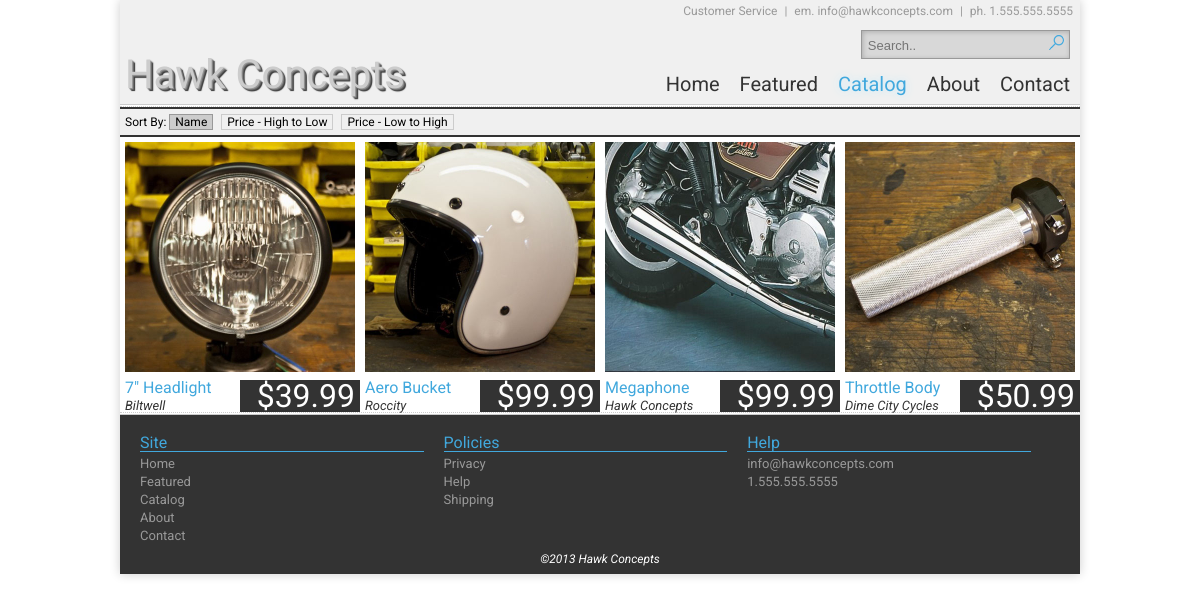
/master.php, run on the app's committed database.
### tables this page shows
CREATE TABLE IF NOT EXISTS `items` (
  `CO_ID` int(11) NOT NULL,
  `CAT_ID` int(11) NOT NULL,
  `ITEM_NUM` int(11) NOT NULL auto_increment,
  PRIMARY KEY  (`ITEM_NUM`),
  KEY `fk_CAT` (`CAT_ID`),
  KEY `ITEM_NUM` (`CO_ID`,`CAT_ID`)
);

CREATE TABLE IF NOT EXISTS `item` (
  `ITEM_NUM` int(11) NOT NULL,
  `item_name` varchar(255) NOT NULL,
  `item_description` varchar(255) NOT NULL,
  `item_price` varchar(255) NOT NULL,
  `item_image` varchar(255) NOT NULL,
  `item_stock` varchar(255) NOT NULL,
  KEY `fk_ITEMS` (`ITEM_NUM`)
);

CREATE TABLE IF NOT EXISTS `companies` (
  `CO_ID` int(11) NOT NULL auto_increment,
  `company` varchar(255) NOT NULL,
  PRIMARY KEY  (`CO_ID`)
);

### master.php (the view, shortened to what this page needs)
<?php
require_once('dbconnection.php');
mysqli_select_db($conn, $dbname);
$sort = $_GET['sortID'];
switch ($sort) {
	default:
	$sort = "item.item_name";
	break;
}
$query_Products = "
SELECT items.ITEM_NUM, item.item_name, item.item_price, item.item_image, companies.company
FROM items
RIGHT JOIN item
ON items.ITEM_NUM=item.ITEM_NUM
LEFT JOIN companies
on items.CO_ID=companies.CO_ID
ORDER BY ". $sort ."
";
$Products = mysqli_query($conn, $query_Products) or die(mysqli_error());
$row_Products = mysqli_fetch_assoc($Products);
?>
<?php $thisPage="catalog"; $page_title="Products"; ?>
<?php include 'includes/header.php'; ?>
<div id="page-content">
<div id="sort">
Sort By:
<div id="sort-by">
<div <?php if ($_GET['sortID'] == "") { echo "class='selected'"; } ?> sort-value="">Name</div>
<div <?php if ($_GET['sortID'] == "1") { echo "class='selected'"; } ?> sort-value="1">Price - High to Low</div>
<div <?php if ($_GET['sortID'] == "2") { echo "class='selected'"; } ?> sort-value="2">Price - Low to High</div>
</div>
</div>
 <?php do { ?>
  <a class="product-cell" href="details.php?recordID=<?php echo $row_Products['ITEM_NUM']; ?>">
   <img src="products/<?php echo $row_Products['item_image']; ?>" />
   <div class="product-info">
     <span class="product-title"><?php echo $row_Products['item_name']; ?></span>
     <span class="product-co"><?php echo $row_Products['company']; ?></span>
   </div>
   <span class="product-price">$<?php echo $row_Products['item_price']; ?></span>
  </a>
  <?php } while ($row_Products = mysqli_fetch_assoc($Products)); ?>
</div>
<?php include 'includes/footer.php'; ?>

### includes/header.php (shortened to what this page needs)
<!doctype html>
<html>
<head>
<link rel="stylesheet" type="text/css" href="reset.css">
<link rel="stylesheet" type="text/css" href="site.css">
</head>
<body>
<div id="page-wrapper">
  <header>
    <div id="header">
      <div id="logo">Hawk Concepts</div>
      <nav>
        <ul id="help-info">
        <li>Customer Service</li>
        <li>|</li>
        <li>em. info@hawkconcepts.com</li>
        <li>|</li>
        <li>ph. 1.555.555.5555</li>
        </ul>
        <form id="searchform" name="searchform" method="post" action="search.php">
<label><input type="text" name="search" id="search" placeholder="Search.." required/> </label>
<input type="submit" name="submit" id="submit" value="" /> </form>
        <ul id="header-navigation">
          <li><a href="index.php" <?php if ($thisPage=="home") echo " class=\"current\""; ?>>Home</a></li>
          <li><a href="featured.php" <?php if ($thisPage=="featured") echo " class=\"current\""; ?>>Featured</a></li>
          <li><a href="master.php" <?php if ($thisPage=="catalog") echo " class=\"current\""; ?>>Catalog</a></li>
          <li><a href="about.php" <?php if ($thisPage=="about") echo " class=\"current\""; ?>>About</a></li>
          <li><a href="contact.php" <?php if ($thisPage=="contact") echo " class=\"current\""; ?>>Contact</a></li>
        </ul>
      </nav>
    </div>
  </header>

### includes/footer.php (shortened to what this page needs)
<footer>
    <div id="footer">
      <section>
        <h3>Site</h3>
        <ul class="footer-navigation">
          <li><a href="index.php">Home</a></li>
          <li><a href="featured.php">Featured</a></li>
          <li><a href="master.php">Catalog</a></li>
          <li><a href="about.php">About</a></li>
          <li><a href="contact.php">Contact</a></li>
        </ul>
      </section>
      <section>
        <h3>Policies</h3>
        <ul class="footer-navigation">
          <li><a href="privacy.php">Privacy</a></li>
          <li><a href="help.php">Help</a></li>
          <li><a href="shipping.php">Shipping</a></li>
        </ul>
      </section>
      <section>
        <h3>Help</h3>
        <ul class="footer-navigation">
          <li><a href="mailto:info@hawkconcepts.com">info@hawkconcepts.com</a></li>
          <li><a href="tel:+15555555555">1.555.555.5555</a></li>
        </ul>
      </section>
      <div id="copy-right">&copy;2013 Hawk Concepts</div>
    </div>
  </footer>
</div>
</body>
</html>

### site.css (style rules this page uses)
body { font-family:'Roboto',sans-serif; }
body a { color:#333333;-webkit-transition:color 0.3s ease-in-out;-moz-transition:color 0.3s ease-in-out;-ms-transition:color 0.3s ease-in-out;-o-transition:color 0.3s ease-in-out;transition:color 0.3s ease-in-out; }
#page-wrapper { max-width:960px;min-width:320px;width:100%;margin:0 auto;-webkit-box-sizing:border-box;-moz-box-sizing:border-box;-ms-box-sizing:border-box;-o-box-sizing:border-box;box-sizing:border-box;-webkit-box-shadow:0 0 10px rgba(0, 0, 0, 0.2);-moz-box-shadow:0 0 10px rgba(0, 0, 0, 0.2);-ms-box-shadow:0 0 10px rgba(0, 0, 0, 0.2);-o-box-shadow:0 0 10px rgba(0, 0, 0, 0.2);box-shadow:0 0 10px rgba(0, 0, 0, 0.2); }
#page-wrapper * { -webkit-box-sizing:border-box;-moz-box-sizing:border-box;-ms-box-sizing:border-box;-o-box-sizing:border-box;box-sizing:border-box; }
#header { position:relative;width:100%;height:105px;border-bottom:1px solid #cccccc;background-color:#f0f0f0;padding:0 5px; }
#header #searchform { position:absolute;top:30px;right:10px;padding:4px;border:1px solid #999;background-color:#f0f0f0;background-color:rgba(0, 0, 0, 0.1);-webkit-box-shadow:inset 1px 1px 5px rgba(0, 0, 0, 0.2);-moz-box-shadow:inset 1px 1px 5px rgba(0, 0, 0, 0.2);-ms-box-shadow:inset 1px 1px 5px rgba(0, 0, 0, 0.2);-o-box-shadow:inset 1px 1px 5px rgba(0, 0, 0, 0.2);box-shadow:inset 1px 1px 5px rgba(0, 0, 0, 0.2); }
#header #searchform label { font-size:13px;color:#999; }
#header #searchform #submit { background:url(images/search-mag.png) transparent no-repeat;border:0;width:16px;height:15px;overflow:hidden; }
#header #search { background-color:transparent;border:0; }
#header #logo { float:left;height:105px;font-family:'Sonsie One',cursive;font-size:40px;line-height:150px;color:#ccc;text-shadow:1px 1px 1px #999, 2px 2px 1px #666, 3px 3px 1px #333; }
#header #help-info { position:absolute;top:0;padding:5px;right:0px;color:#999;font-size:12px;list-style:none; }
#header #help-info li { display:inline-block;padding:0 2px; }
#header #header-navigation { position:absolute;display:inline-block;bottom:10px;right:0;list-style:none; }
#header #header-navigation li { display:block;float:left;margin:0 10px; }
#header #header-navigation li a { text-decoration:none;font-size:20px; }
#header #header-navigation li a.current { color:#41a8dd;text-shadow:0 0 10px #c0eaff; }
#page-content { width:100%;min-height:300px;margin:1px 0;border-top:1px dotted #cccccc;border-bottom:1px dotted #cccccc; }
#footer { width:100%;height:160px;background:#333333;color:#fff;border-top:1px solid #cccccc;padding:20px; }
#footer #copy-right { padding-top:10px;width:100%;font-size:12px;font-style:italic;text-align:center; }
#footer section { width:33%;float:left; }
#footer section h3 { display:block;color:#41a8dd;border-bottom:1px solid #41a8dd;margin-right:20px; }
#footer section .footer-navigation { list-style:none; }
#footer section .footer-navigation li a { display:block;width:100%;margin:5px 0 0 0;color:#999;text-decoration:none;font-size:13px;-webkit-transition:color 0.3s ease-in-out;-moz-transition:color 0.3s ease-in-out;-ms-transition:color 0.3s ease-in-out;-o-transition:color 0.3s ease-in-out;transition:color 0.3s ease-in-out; }
.product-cell { display:block;width:25%;float:left;text-decoration:none; }
.product-cell img { width:100%;height:auto;padding:5px; }
.product-cell .product-info { display:block;float:left;width:50%; }
.product-cell .product-info .product-title { display:block;width:100%;float:left;margin:0;padding:0 5px 3px;color:#41a8dd; }
.product-cell .product-info .product-co { display:block;width:100%;float:left;margin:0;padding:0 5px;font-size:13px;font-style:italic; }
.product-cell .product-price { display:block;width:50%;float:right;margin:0;padding:0 5px;text-align:right;font-size:32px;color:#ffffff;background-color:#333333;-webkit-transition:color 0.3s ease-in-out;-moz-transition:color 0.3s ease-in-out;-ms-transition:color 0.3s ease-in-out;-o-transition:color 0.3s ease-in-out;transition:color 0.3s ease-in-out; }
#sort { width:100%;padding:5px;background-color:#f0f0f0;border-top:2px solid #333;border-bottom:2px solid #333;font-size:12px; }
#sort #sort-by { display:inline-block; }
#sort #sort-by div { display:inline-block;padding:0 5px;border:1px solid #ccc;margin-right:5px;cursor:pointer; }
#sort #sort-by div.selected { background-color:#ccc;border-color:#999; }

### data on the page
items: item.item_image (picture), item.item_name "7\" Headlight", CO_ID.company "Biltwell", item.item_price "39.99"
items: item.item_image (picture), item.item_name "Aero Bucket", CO_ID.company "Roccity", item.item_price "99.99"
items: item.item_image (picture), item.item_name "Megaphone", CO_ID.company "Hawk Concepts", item.item_price "99.99"
items: item.item_image (picture), item.item_name "Throttle Body", CO_ID.company "Dime City Cycles", item.item_price "50.99"
